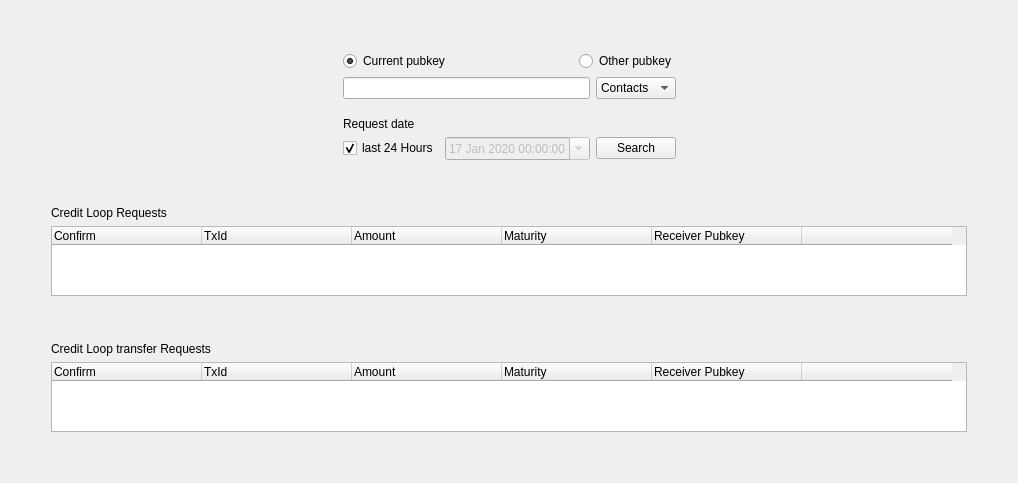
              <widget class="QWidget" name="looprequests_tab">
               <attribute name="title">
                <string>Incoming Loop Requests </string>
               </attribute>
               <layout class="QVBoxLayout" name="verticalLayout_12">
                <item>
                 <spacer name="verticalSpacer_23">
                  <property name="orientation">
                   <enum>Qt::Vertical</enum>
                  </property>
                  <property name="sizeHint" stdset="0">
                   <size>
                    <width>20</width>
                    <height>40</height>
                   </size>
                  </property>
                 </spacer>
                </item>
                <item>
                 <layout class="QGridLayout" name="receivedloop_searchlimit_Layout">
                  <item row="0" column="1" colspan="3">
                   <layout class="QHBoxLayout" name="horizontalLayout_14">
                    <property name="bottomMargin">
                     <number>0</number>
                    </property>
                    <item>
                     <widget class="QRadioButton" name="looprequest_currentpk_radioButton">
                      <property name="text">
                       <string>Current pubkey</string>
                      </property>
                      <property name="checked">
                       <bool>true</bool>
                      </property>
                     </widget>
                    </item>
                    <item>
                     <spacer name="horizontalSpacer_15">
                      <property name="orientation">
                       <enum>Qt::Horizontal</enum>
                      </property>
                      <property name="sizeHint" stdset="0">
                       <size>
                        <width>40</width>
                        <height>20</height>
                       </size>
                      </property>
                     </spacer>
                    </item>
                    <item>
                     <widget class="QRadioButton" name="looprequest_otherpk_radioButton">
                      <property name="layoutDirection">
                       <enum>Qt::LeftToRight</enum>
                      </property>
                      <property name="text">
                       <string>Other pubkey</string>
                      </property>
                     </widget>
                    </item>
                   </layout>
                  </item>
                  <item row="3" column="1">
                   <widget class="QCheckBox" name="request_date_checkBox">
                    <property name="enabled">
                     <bool>true</bool>
                    </property>
                    <property name="styleSheet">
                     <string notr="true"/>
                    </property>
                    <property name="text">
                     <string>last 24 Hours</string>
                    </property>
                    <property name="checked">
                     <bool>true</bool>
                    </property>
                   </widget>
                  </item>
                  <item row="1" column="3">
                   <widget class="QComboBox" name="contactpk_otherpk_looprequest_comboBox">
                    <item>
                     <property name="text">
                      <string>Contacts</string>
                     </property>
                    </item>
                   </widget>
                  </item>
                  <item row="3" column="2">
                   <widget class="QDateTimeEdit" name="request_dateTimeEdit">
                    <property name="enabled">
                     <bool>false</bool>
                    </property>
                    <property name="minimumDate">
                     <date>
                      <year>2020</year>
                      <month>1</month>
                      <day>17</day>
                     </date>
                    </property>
                    <property name="calendarPopup">
                     <bool>true</bool>
                    </property>
                   </widget>
                  </item>
                  <item row="1" column="1" colspan="2">
                   <widget class="QLineEdit" name="looprequest_otherpk_lineEdit"/>
                  </item>
                  <item row="0" column="0" rowspan="4">
                   <spacer name="horizontalSpacer_37">
                    <property name="orientation">
                     <enum>Qt::Horizontal</enum>
                    </property>
                    <property name="sizeHint" stdset="0">
                     <size>
                      <width>40</width>
                      <height>20</height>
                     </size>
                    </property>
                   </spacer>
                  </item>
                  <item row="0" column="4" rowspan="4">
                   <spacer name="horizontalSpacer_39">
                    <property name="orientation">
                     <enum>Qt::Horizontal</enum>
                    </property>
                    <property name="sizeHint" stdset="0">
                     <size>
                      <width>40</width>
                      <height>20</height>
                     </size>
                    </property>
                   </spacer>
                  </item>
                  <item row="3" column="3">
                   <widget class="QPushButton" name="looprequest_search_button">
                    <property name="sizePolicy">
                     <sizepolicy hsizetype="Maximum" vsizetype="Maximum">
                      <horstretch>0</horstretch>
                      <verstretch>0</verstretch>
                     </sizepolicy>
                    </property>
                    <property name="text">
                     <string>Search</string>
                    </property>
                   </widget>
                  </item>
                  <item row="2" column="1" colspan="3">
                   <layout class="QHBoxLayout" name="horizontalLayout_15">
                    <property name="topMargin">
                     <number>12</number>
                    </property>
                    <item>
                     <widget class="QLabel" name="requestdate_label">
                      <property name="sizePolicy">
                       <sizepolicy hsizetype="Expanding" vsizetype="Preferred">
                        <horstretch>0</horstretch>
                        <verstretch>0</verstretch>
                       </sizepolicy>
                      </property>
                      <property name="frameShape">
                       <enum>QFrame::NoFrame</enum>
                      </property>
                      <property name="frameShadow">
                       <enum>QFrame::Raised</enum>
                      </property>
                      <property name="text">
                       <string>Request date</string>
                      </property>
                     </widget>
                    </item>
                   </layout>
                  </item>
                 </layout>
                </item>
                <item>
                 <layout class="QGridLayout" name="gridLayout_62"/>
                </item>
                <item>
                 <spacer name="verticalSpacer_34">
                  <property name="orientation">
                   <enum>Qt::Vertical</enum>
                  </property>
                  <property name="sizeHint" stdset="0">
                   <size>
                    <width>20</width>
                    <height>40</height>
                   </size>
                  </property>
                 </spacer>
                </item>
                <item>
                 <layout class="QGridLayout" name="received_looprequests_Layout">
                  <item row="0" column="1">
                   <widget class="QLabel" name="loop_request_label">
                    <property name="text">
                     <string>Credit Loop Requests  </string>
                    </property>
                   </widget>
                  </item>
                  <item row="1" column="1">
                   <widget class="QTableWidget" name="loop_request_tableWidget">
                    <property name="sizePolicy">
                     <sizepolicy hsizetype="Expanding" vsizetype="Expanding">
                      <horstretch>0</horstretch>
                      <verstretch>0</verstretch>
                     </sizepolicy>
                    </property>
                    <property name="minimumSize">
                     <size>
                      <width>0</width>
                      <height>0</height>
                     </size>
                    </property>
                    <property name="maximumSize">
                     <size>
                      <width>16777215</width>
                      <height>16777215</height>
                     </size>
                    </property>
                    <property name="sizeIncrement">
                     <size>
                      <width>0</width>
                      <height>0</height>
                     </size>
                    </property>
                    <property name="sizeAdjustPolicy">
                     <enum>QAbstractScrollArea::AdjustToContents</enum>
                    </property>
                    <property name="editTriggers">
                     <set>QAbstractItemView::NoEditTriggers</set>
                    </property>
                    <property name="alternatingRowColors">
                     <bool>true</bool>
                    </property>
                    <property name="selectionMode">
                     <enum>QAbstractItemView::SingleSelection</enum>
                    </property>
                    <property name="verticalScrollMode">
                     <enum>QAbstractItemView::ScrollPerPixel</enum>
                    </property>
                    <property name="horizontalScrollMode">
                     <enum>QAbstractItemView::ScrollPerPixel</enum>
                    </property>
                    <property name="sortingEnabled">
                     <bool>true</bool>
                    </property>
                    <attribute name="horizontalHeaderDefaultSectionSize">
                     <number>150</number>
                    </attribute>
                    <attribute name="horizontalHeaderShowSortIndicator" stdset="0">
                     <bool>true</bool>
                    </attribute>
                    <column>
                     <property name="text">
                      <string>Confirm</string>
                     </property>
                     <property name="textAlignment">
                      <set>AlignLeading|AlignTop</set>
                     </property>
                    </column>
                    <column>
                     <property name="text">
                      <string>TxId</string>
                     </property>
                     <property name="textAlignment">
                      <set>AlignLeading|AlignTop</set>
                     </property>
                    </column>
                    <column>
                     <property name="text">
                      <string>Amount</string>
                     </property>
                     <property name="textAlignment">
                      <set>AlignLeading|AlignTop</set>
                     </property>
                    </column>
                    <column>
                     <property name="text">
                      <string>Maturity</string>
                     </property>
                     <property name="textAlignment">
                      <set>AlignLeading|AlignTop</set>
                     </property>
                    </column>
                    <column>
                     <property name="text">
                      <string>Receiver Pubkey</string>
                     </property>
                     <property name="textAlignment">
                      <set>AlignLeading|AlignTop</set>
                     </property>
                    </column>
                    <column>
                     <property name="text">
                      <string/>
                     </property>
                     <property name="textAlignment">
                      <set>AlignLeading|AlignTop</set>
                     </property>
                    </column>
                   </widget>
                  </item>
                  <item row="1" column="0">
                   <spacer name="horizontalSpacer_63">
                    <property name="orientation">
                     <enum>Qt::Horizontal</enum>
                    </property>
                    <property name="sizeHint" stdset="0">
                     <size>
                      <width>40</width>
                      <height>20</height>
                     </size>
                    </property>
                   </spacer>
                  </item>
                  <item row="1" column="2">
                   <spacer name="horizontalSpacer_64">
                    <property name="orientation">
                     <enum>Qt::Horizontal</enum>
                    </property>
                    <property name="sizeHint" stdset="0">
                     <size>
                      <width>40</width>
                      <height>20</height>
                     </size>
                    </property>
                   </spacer>
                  </item>
                 </layout>
                </item>
                <item>
                 <spacer name="verticalSpacer_27">
                  <property name="orientation">
                   <enum>Qt::Vertical</enum>
                  </property>
                  <property name="sizeHint" stdset="0">
                   <size>
                    <width>20</width>
                    <height>40</height>
                   </size>
                  </property>
                 </spacer>
                </item>
                <item>
                 <layout class="QGridLayout" name="received_transferrequests_Layout">
                  <item row="1" column="1">
                   <widget class="QLabel" name="transferrequests_label">
                    <property name="text">
                     <string>Credit Loop transfer Requests </string>
                    </property>
                   </widget>
                  </item>
                  <item row="2" column="1">
                   <widget class="QTableWidget" name="transferrequests_tableWidget">
                    <property name="sizePolicy">
                     <sizepolicy hsizetype="Expanding" vsizetype="Expanding">
                      <horstretch>0</horstretch>
                      <verstretch>0</verstretch>
                     </sizepolicy>
                    </property>
                    <property name="minimumSize">
                     <size>
                      <width>0</width>
                      <height>0</height>
                     </size>
                    </property>
                    <property name="maximumSize">
                     <size>
                      <width>16777215</width>
                      <height>16777215</height>
                     </size>
                    </property>
                    <property name="sizeIncrement">
                     <size>
                      <width>0</width>
                      <height>0</height>
                     </size>
                    </property>
                    <property name="sizeAdjustPolicy">
                     <enum>QAbstractScrollArea::AdjustToContents</enum>
                    </property>
                    <property name="editTriggers">
                     <set>QAbstractItemView::NoEditTriggers</set>
                    </property>
                    <property name="alternatingRowColors">
                     <bool>true</bool>
                    </property>
                    <property name="selectionMode">
                     <enum>QAbstractItemView::SingleSelection</enum>
                    </property>
                    <property name="verticalScrollMode">
                     <enum>QAbstractItemView::ScrollPerPixel</enum>
                    </property>
                    <property name="horizontalScrollMode">
                     <enum>QAbstractItemView::ScrollPerPixel</enum>
                    </property>
                    <property name="sortingEnabled">
                     <bool>true</bool>
                    </property>
                    <property name="wordWrap">
                     <bool>true</bool>
                    </property>
                    <property name="cornerButtonEnabled">
                     <bool>false</bool>
                    </property>
                    <attribute name="horizontalHeaderDefaultSectionSize">
                     <number>150</number>
                    </attribute>
                    <attribute name="horizontalHeaderShowSortIndicator" stdset="0">
                     <bool>true</bool>
                    </attribute>
                    <column>
                     <property name="text">
                      <string>Confirm</string>
                     </property>
                     <property name="textAlignment">
                      <set>AlignLeading|AlignTop</set>
                     </property>
                    </column>
                    <column>
                     <property name="text">
                      <string>TxId</string>
                     </property>
                     <property name="textAlignment">
                      <set>AlignLeading|AlignTop</set>
                     </property>
                    </column>
                    <column>
                     <property name="text">
                      <string>Amount</string>
                     </property>
                     <property name="textAlignment">
                      <set>AlignLeading|AlignTop</set>
                     </property>
                    </column>
                    <column>
                     <property name="text">
                      <string>Maturity</string>
                     </property>
                     <property name="textAlignment">
                      <set>AlignLeading|AlignTop</set>
                     </property>
                    </column>
                    <column>
                     <property name="text">
                      <string>Receiver Pubkey</string>
                     </property>
                     <property name="textAlignment">
                      <set>AlignLeading|AlignTop</set>
                     </property>
                    </column>
                    <column>
                     <property name="text">
                      <string/>
                     </property>
                     <property name="textAlignment">
                      <set>AlignLeading|AlignTop</set>
                     </property>
                    </column>
                   </widget>
                  </item>
                  <item row="2" column="0">
                   <spacer name="horizontalSpacer_65">
                    <property name="orientation">
                     <enum>Qt::Horizontal</enum>
                    </property>
                    <property name="sizeHint" stdset="0">
                     <size>
                      <width>40</width>
                      <height>20</height>
                     </size>
                    </property>
                   </spacer>
                  </item>
                  <item row="2" column="2">
                   <spacer name="horizontalSpacer_66">
                    <property name="orientation">
                     <enum>Qt::Horizontal</enum>
                    </property>
                    <property name="sizeHint" stdset="0">
                     <size>
                      <width>40</width>
                      <height>20</height>
                     </size>
                    </property>
                   </spacer>
                  </item>
                 </layout>
                </item>
                <item>
                 <spacer name="verticalSpacer_24">
                  <property name="orientation">
                   <enum>Qt::Vertical</enum>
                  </property>
                  <property name="sizeHint" stdset="0">
                   <size>
                    <width>20</width>
                    <height>40</height>
                   </size>
                  </property>
                 </spacer>
                </item>
               </layout>
              </widget>
